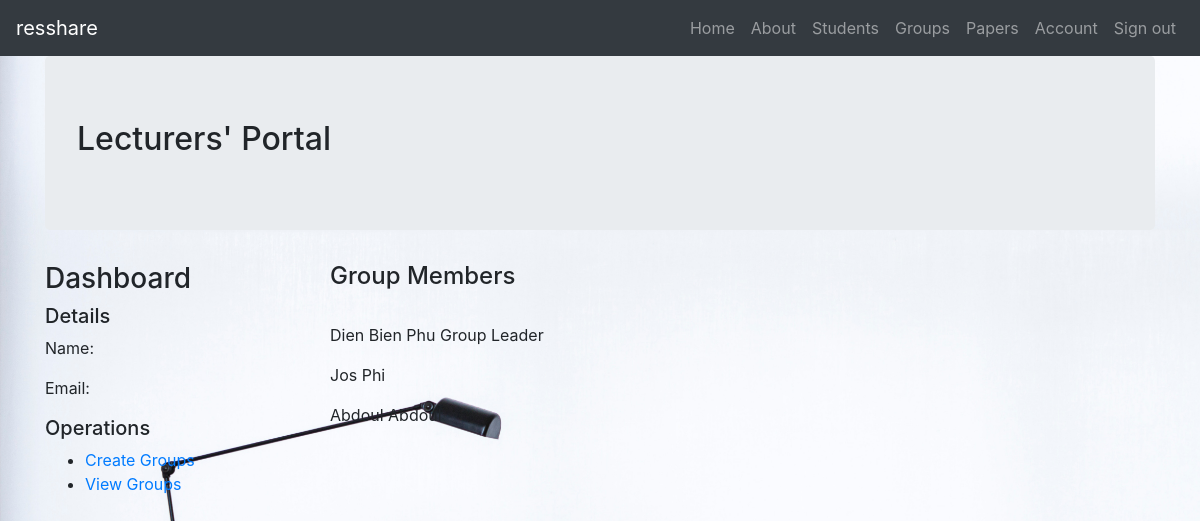
The page /lecturers/group-pages.php?id=9 (signed in) on the database its author committed.
### tables this page shows
CREATE TABLE `students` (
  `student_id` int(9) NOT NULL,
  `fname` varchar(30) NOT NULL,
  `lname` varchar(30) NOT NULL,
  `email` varchar(50) NOT NULL,
  `grp_id` int(10) DEFAULT NULL,
  `student_role` varchar(20) DEFAULT NULL
);

### lecturers/group-pages.php (the view, shortened to what this page needs)
<?php
require '../scripts/db.php';
$grp_id = $_GET['id'];
$query = "SELECT * FROM students WHERE grp_id = $grp_id ORDER BY student_role DESC" ;
$result = mysqli_query($dbcon, $query);
?>
<!DOCTYPE html>
<html lang="en">
<head>
    <link rel="stylesheet" type="text/css" href="..css/style.css">
    <link rel="stylesheet" href="https://maxcdn.bootstrapcdn.com/bootstrap/4.3.1/css/bootstrap.min.css">
</head>
<body>
<div class="container">
    <div class="jumbotron">
        <h2>Lecturers' Portal</h2>
    </div>
    <div class="row">
        <div class="col-md-3">
            <h3>Dashboard</h3>
            <div>
                <h5>Details</h5>
                <p>Name: </p>
                <p>Email:</p>
            </div>
            <div>
                <h5>Operations</h5>
                <ul>
                    <li><a href="create.php">Create Groups</a></li>
                    <li><a href="groups.php">View Groups</a></li>
                </ul>
            </div>
        </div>
        <div class="col-md-9">
            <h4>Group Members</h4>
<br>
            <?php
            if (mysqli_num_rows($result) > 0) {
                while ($row = mysqli_fetch_array($result)) {
                    echo "<p>" .  $row['fname'] . " " . $row['lname'] . " " . $row['student_role'] . "<p>";
                }
            }else {
                echo 'No Students in this Group' ;
            }
            ?>
        </div>
    </div>
</div>
</body>
</html>

### css/style.css (style rules this page uses)
body, html { height: 100%; background-image: url("../img/backg.jpg"); background-position: center; background-repeat: no-repeat; background-size: cover; }

### rows shown on the page
students: fname "Dien", lname "Bien Phu", student_role "Group Leader"
students: fname "Jos", lname "Phi"
students: fname "Abdoul", lname "Abdoul"
